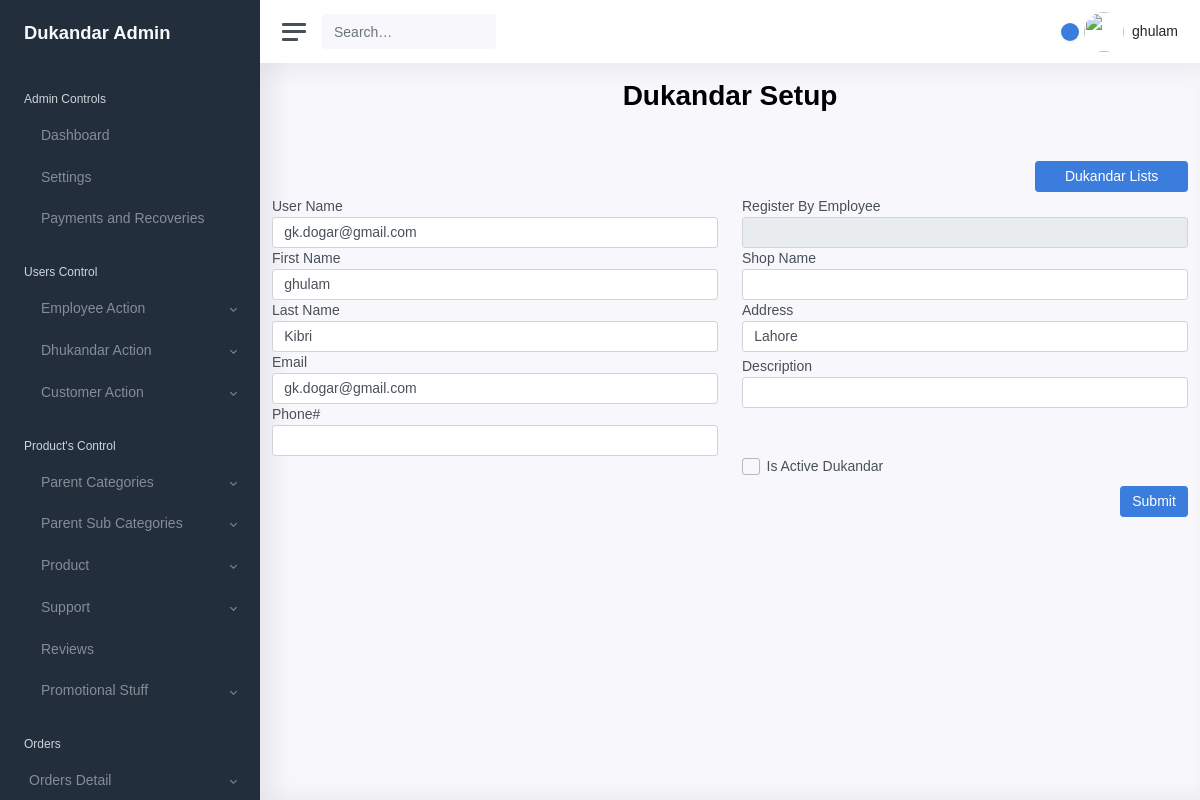
The app's page /register (signed in), older data.
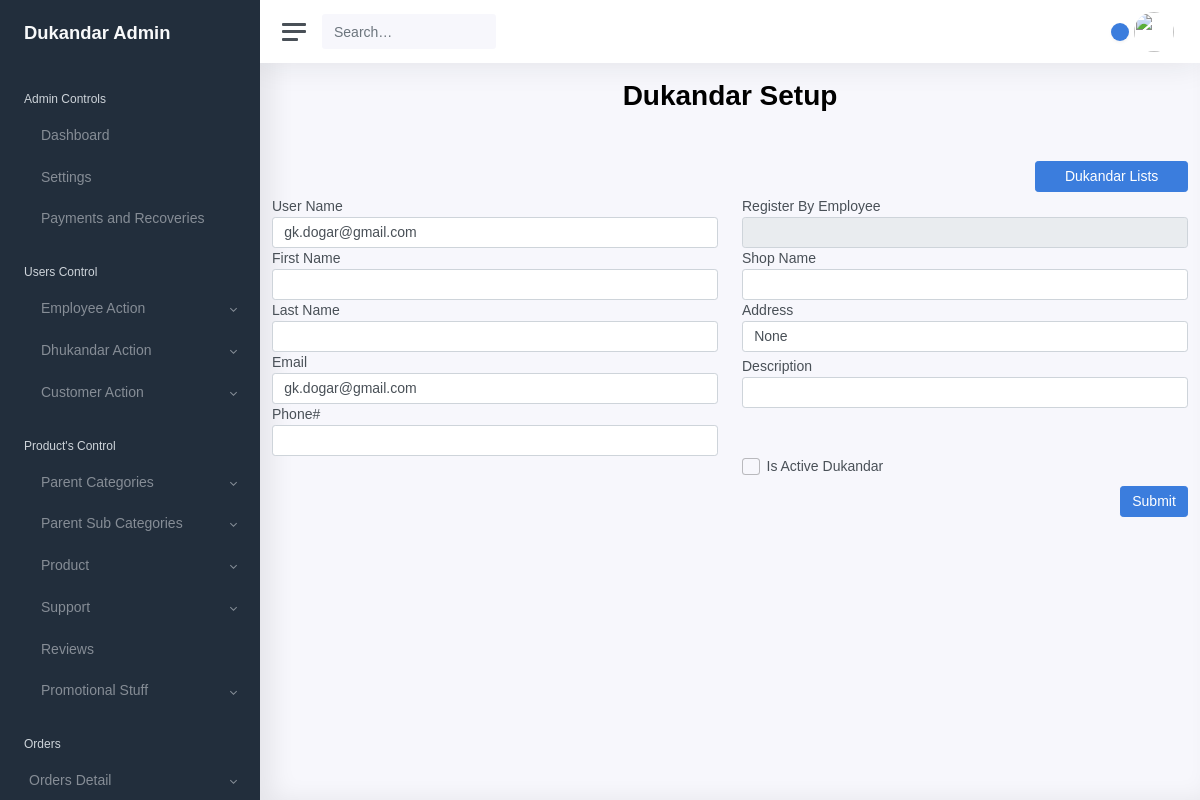
The same page, newer data.
### shopkeeper/models/models.py (models this page shows, shortened)
class User(AbstractUser):
    address = models.CharField(max_length=250, null=True)
    user_type = models.CharField(max_length=16,
                                 choices=USER_CHOICES,
                                 default="CUSTOMER")
    block = models.BooleanField(default=False)
    is_active = models.BooleanField(default=True)
    created_at = models.DateTimeField(auto_now_add=True)
    updated_at = models.DateTimeField(auto_now=True)

### shopkeeper/views.py (the view)
# urls.py: path('register', register, name='register'),
def register(request):
    if request.method == 'POST':
        print('request post', request.POST)
        form = ExtendUserCreationForm(request.POST)
        shopkeeper_form = ShopkeeperForm(request.POST)
        if form.is_valid() and shopkeeper_form.is_valid():
            user = form.save()
            print('user >', user)
            user.user_type='SHOPKEEPER'
            print('userId >', user.id)
            shopkeeper = shopkeeper_form.save(commit=False)
            shopkeeper.user = user
            shopkeeper.save()
            print('shopkeeper', shopkeeper)
            username = form.cleaned_data.get('username')
            password = form.cleaned_data.get('password1')
            user = authenticate(username=username, password=password)
            login(request, user)
            messages.add_message(request, messages.SUCCESS, 'Record Update Successfuly')
            return redirect('index')
        else:
            print('Form Error')
            print(form.errors)
            messages.add_message(request, messages.ERROR, 'Form has an error existed')
    else:
        form = ExtendUserCreationForm()
        shopkeeper_form = ShopkeeperForm()
    context = {
        'form': form,
        'shopkeeper_form': shopkeeper_form
    }
    return render(request, 'shopkeeper/dukandar/setup.html', context)

### shopkeeper/forms.py (shortened to what this page needs)
class ExtendUserCreationForm(UserCreationForm):
    email =forms.EmailField(required=True)
    first_name = forms.CharField(max_length=50)
    last_name = forms.CharField(max_length=50)
    class Meta:
        model =User
        fields =('username', 'email','first_name','last_name')

class ShopkeeperForm(ModelForm):
    class Meta:
        model =Shopkeeper
        fields=('emp_id', 'shop_name', 'phone_no','description')

### shopkeeper/templates/shopkeeper/dukandar/setup.html (shortened to what this page needs)
{% extends 'shopkeeper/base/base.html' %}
{% load static %}
{% block content %}
<div class="container">
  <h1 class="text-center mt-3 mb-5 font-weight-bold">
    Dukandar Setup</h1>
    <div class="row col-2 offset-10">
        <a type="submit" href="{% url 'dukandar_list' %}" class="btn btn-primary float-right mb-1" name="product_list">Dukandar Lists</a>
    </div>
    <form id="subCateForm" method="post" class="" name="subCateForm" enctype="multipart/form-data"
    action="{% url 'dukandar_setup' %}">
    <div class="row">
      <div class="col-6">
        <div class="form-group">
            <label for="employeeFname">User Name</label>
            <input type="text" class="form-control" id="username" aria-describedby="username" name="username"
                  value="{{user.username}}">
        </div>
        <div class="form-group">
            <label for="employeeFname">First Name</label>
            <input type="text" class="form-control" id="first_name" aria-describedby="first_name" name="first_name"
            value="{{user.first_name}}" >
        </div>
        <div class="form-group">
            <label for="employeeFname">Last Name</label>
            <input type="text" class="form-control" id="last_name" aria-describedby="last_name" name="last_name"
            value="{{user.last_name}}">
        </div>
        <div class="form-group">
            <label for="employeeFname">Email</label>
            <input type="text" class="form-control" id="username" aria-describedby="email" name="email"
                  value="{{user.email}}">
        </div>
        <div class="form-group">
            <label for="employeeFname">Phone#</label>
            <input type="text" class="form-control" id="phone_no" aria-describedby="phone_no" name="phone_no"
                  value="{{phone_no}}">
        </div>
      </div>
      <div class="col-6">
        <div class="form-group">
            <label for="employeeFname"> Register By Employee</label>
            <input type="text" class="form-control" id="emp_id" aria-describedby="emp_id" name="emp_id"
                   value="{{emp_id.user.first_name}} {{emp_id.user.last_name}}" readonly>
        </div>
        <div class="form-group">
            <label for="employeeFname">Shop Name</label>
            <input type="text" class="form-control" id="shop_name" aria-describedby="shop_name" name="shop_name"
                   value="{{shop_name}}">
        </div>
        <div class="form-group">
            <label for="employeeFname">Address</label>
            <input type="text" class="form-control" id="phone_no" aria-describedby="address" name="address"
                  value="{{user.address}}">
        </div>
          <div class="form-group mt-1">
            <label for="exampleInputDescription">Description</label>
            <input type="text" class="form-control" id="cate" aria-describedby="description"
                               name="description" value="{{ description }}"
                               >
          </div>
            <div class="form-check mt-5">
                <input type="checkbox" class="form-check-input checkbox" id="is_active"
                name="is_active"  value="False">
                <label class="form-check-label" for="exampleCheck1" name="is_active">Is Active Dukandar</label>
              </div>
      </div>
    </div>
    <button type="submit" class="btn btn-primary float-right mt-1">Submit</button>
</form>
  </div>
{% endblock %}

### shopkeeper/templates/shopkeeper/base/topNav.html (shortened to what this page needs)
{% load static %}
<nav class="navbar navbar-expand navbar-light navbar-bg">
    <a class="sidebar-toggle d-flex">
      <i class="hamburger align-self-center"></i>
    </a>
    <form class="d-none d-sm-inline-block">
      <div class="input-group input-group-navbar">
        <input type="text" class="form-control" placeholder="Search…" aria-label="Search">
        <button class="btn" type="button">
        </button>
      </div>
    </form>
    <div class="navbar-collapse collapse">
      <ul class="navbar-nav navbar-align">
        <li class="nav-item dropdown">
          <a class="nav-icon dropdown-toggle" href="#" id="alertsDropdown" data-toggle="dropdown">
            <div class="position-relative">
              <span class="indicator">{{ request.user.notifications.unread.count }}</span>
            </div>
          </a>
        </li>
        <li class="nav-item dropdown">
          {% if request.user.is_authenticated %}
          {% if request.user.profile_photo %}
          <a class="nav-link dropdown-toggle d-none d-sm-inline-block" href="#" data-toggle="dropdown">
            <img src="{{ request.user.profile_photo.url }}" class="avatar img-fluid rounded mr-1" alt="Image Error" />
            {% else %}
            <img src="{{ request.user.profile_photo }}"
                             class="avatar img-fluid mr-1 rounded-circle img-responsive" alt=""/>
                             {% endif %}
            <span class="text-dark">{{ request.user.first_name }}</span>
          {% endif %}
        </li>
      </ul>
    </div>
  </nav>

Row changes from the older to the newer data that the page shows:
changed User "gk.dogar@gmail.com": address "Lahore" → "None"; user.first_name "ghulam" → (not shown); first_name "ghulam" → (not shown); last_name "Kibri" → (not shown)
